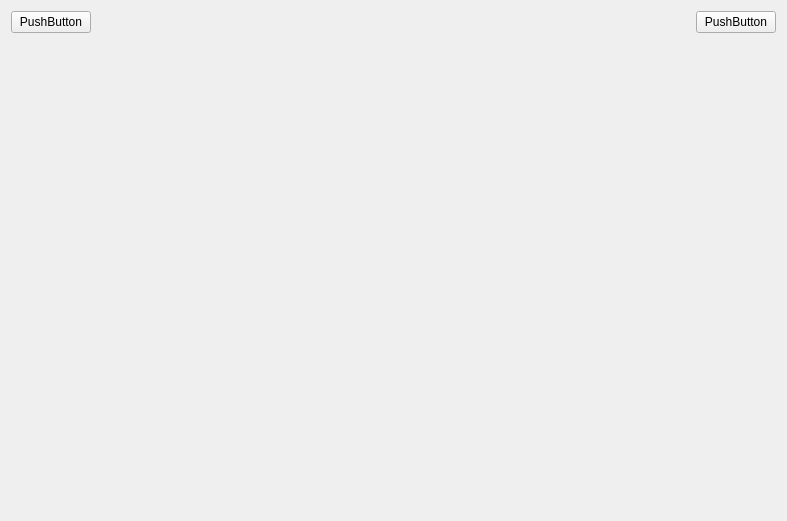
<?xml version="1.0" encoding="UTF-8"?>
<ui version="4.0">
 <class>TestInfoPanel</class>
 <widget class="QWidget" name="TestInfoPanel">
  <property name="geometry">
   <rect>
    <x>0</x>
    <y>0</y>
    <width>787</width>
    <height>521</height>
   </rect>
  </property>
  <property name="windowTitle">
   <string>TestInfoPanel</string>
  </property>
  <layout class="QGridLayout" name="gridLayout">
   <item row="0" column="0">
    <widget class="QPushButton" name="pushButton_2">
     <property name="text">
      <string>PushButton</string>
     </property>
    </widget>
   </item>
   <item row="0" column="1">
    <spacer name="horizontalSpacer">
     <property name="orientation">
      <enum>Qt::Horizontal</enum>
     </property>
     <property name="sizeHint" stdset="0">
      <size>
       <width>635</width>
       <height>20</height>
      </size>
     </property>
    </spacer>
   </item>
   <item row="0" column="2">
    <widget class="QPushButton" name="pushButton">
     <property name="text">
      <string>PushButton</string>
     </property>
    </widget>
   </item>
   <item row="1" column="0" colspan="3">
    <widget class="QWidget" name="tableWidget" native="true"/>
   </item>
  </layout>
  <zorder>pushButton_2</zorder>
  <zorder>pushButton</zorder>
  <zorder>horizontalSpacer</zorder>
  <zorder>tableWidget</zorder>
 </widget>
 <layoutdefault spacing="6" margin="11"/>
 <resources/>
 <connections/>
</ui>
